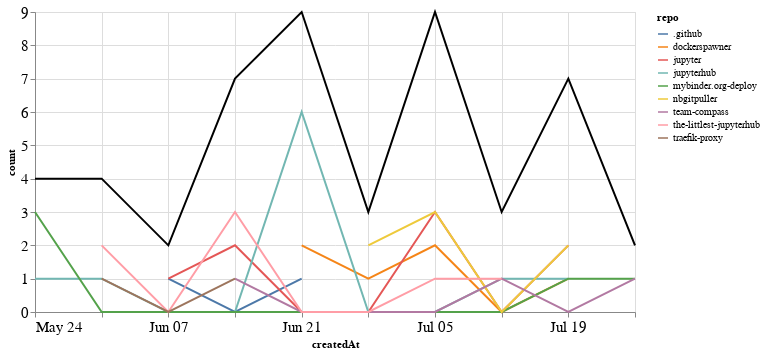

The notebook cell this image was saved under:
### Markdown cell above
## Comments

### Code cell
comments_time = comments.groupby('repo').resample('W', on='createdAt').count()['author'].reset_index()
comments_time = comments_time.rename(columns={'author': 'count'})
comments_time_total = comments_time.groupby('createdAt').agg({"count": "sum"}).reset_index()
ch1 = alt.Chart(comments_time, width=600).mark_line().encode(
    x='createdAt',
    y='count',
    color='repo',
    tooltip="repo"
)

ch2 = alt.Chart(comments_time_total, width=600).mark_line(color="black").encode(
    x='createdAt',
    y='count',
)

ch1 + ch2

### Figure 1 — Vega-Lite specification as saved in the notebook (floating-point values rounded to 4 significant figures)
{"config": {"axisLeft": {"labelFontSize": 15}, "axisBottom": {"labelFontSize": 15}}, "layer": [{"data": {"name": "data-5feea2df58abadfd1c76ed4f03a0226e"}, "mark": "line", "encoding": {"color": {"type": "nominal", "field": "repo"}, "tooltip": {"type": "nominal", "field": "repo"}, "x": {"type": "temporal", "field": "createdAt"}, "y": {"type": "quantitative", "field": "count"}}, "width": 600}, {"data": {"name": "data-45b49dbd5b2e5acc28b958da20496d12"}, "mark": {"type": "line", "color": "black"}, "encoding": {"x": {"type": "temporal", "field": "createdAt"}, "y": {"type": "quantitative", "field": "count"}}, "width": 600}], "$schema": "https://vega.github.io/schema/vega-lite/v4.8.1.json", "datasets": {"data-5feea2df58abadfd1c76ed4f03a0226e": [{"repo": ".github", "createdAt": "2020-06-07T00:00:00", "count": 1}, {"repo": ".github", "createdAt": "2020-06-14T00:00:00", "count": 0}, {"repo": ".github", "createdAt": "2020-06-21T00:00:00", "count": 1}, {"repo": "dockerspawner", "createdAt": "2020-06-21T00:00:00", "count": 2}, {"repo": "dockerspawner", "createdAt": "2020-06-28T00:00:00", "count": 1}, {"repo": "dockerspawner", "createdAt": "2020-07-05T00:00:00", "count": 2}, {"repo": "dockerspawner", "createdAt": "2020-07-12T00:00:00", "count": 0}, {"repo": "dockerspawner", "createdAt": "2020-07-19T00:00:00", "count": 1}, {"repo": "jupyter", "createdAt": "2020-06-07T00:00:00", "count": 1}, {"repo": "jupyter", "createdAt": "2020-06-14T00:00:00", "count": 2}, {"repo": "jupyter", "createdAt": "2020-06-21T00:00:00", "count": 0}, {"repo": "jupyter", "createdAt": "2020-06-28T00:00:00", "count": 0}, {"repo": "jupyter", "createdAt": "2020-07-05T00:00:00", "count": 3}, {"repo": "jupyter", "createdAt": "2020-07-12T00:00:00", "count": 0}, {"repo": "jupyter", "createdAt": "2020-07-19T00:00:00", "count": 2}, {"repo": "jupyterhub", "createdAt": "2020-05-24T00:00:00", "count": 1}, {"repo": "jupyterhub", "createdAt": "2020-05-31T00:00:00", "count": 1}, {"repo": "jupyterhub", "createdAt": "2020-06-07T00:00:00", "count": 0}, {"repo": "jupyterhub", "createdAt": "2020-06-14T00:00:00", "count": 0}, {"repo": "jupyterhub", "createdAt": "2020-06-21T00:00:00", "count": 6}, {"repo": "jupyterhub", "createdAt": "2020-06-28T00:00:00", "count": 0}, {"repo": "jupyterhub", "createdAt": "2020-07-05T00:00:00", "count": 0}, {"repo": "jupyterhub", "createdAt": "2020-07-12T00:00:00", "count": 1}, {"repo": "jupyterhub", "createdAt": "2020-07-19T00:00:00", "count": 1}, {"repo": "mybinder.org-deploy", "createdAt": "2020-05-24T00:00:00", "count": 3}, {"repo": "mybinder.org-deploy", "createdAt": "2020-05-31T00:00:00", "count": 0}, {"repo": "mybinder.org-deploy", "createdAt": "2020-06-07T00:00:00", "count": 0}, {"repo": "mybinder.org-deploy", "createdAt": "2020-06-14T00:00:00", "count": 0}, {"repo": "mybinder.org-deploy", "createdAt": "2020-06-21T00:00:00", "count": 0}, {"repo": "mybinder.org-deploy", "createdAt": "2020-06-28T00:00:00", "count": 0}, {"repo": "mybinder.org-deploy", "createdAt": "2020-07-05T00:00:00", "count": 0}, {"repo": "mybinder.org-deploy", "createdAt": "2020-07-12T00:00:00", "count": 0}, {"repo": "mybinder.org-deploy", "createdAt": "2020-07-19T00:00:00", "count": 1}, {"repo": "mybinder.org-deploy", "createdAt": "2020-07-26T00:00:00", "count": 1}, {"repo": "nbgitpuller", "createdAt": "2020-06-28T00:00:00", "count": 2}, {"repo": "nbgitpuller", "createdAt": "2020-07-05T00:00:00", "count": 3}, {"repo": "nbgitpuller", "createdAt": "2020-07-12T00:00:00", "count": 0}, {"repo": "nbgitpuller", "createdAt": "2020-07-19T00:00:00", "count": 2}, {"repo": "team-compass", "createdAt": "2020-06-14T00:00:00", "count": 1}, {"repo": "team-compass", "createdAt": "2020-06-21T00:00:00", "count": 0}, {"repo": "team-compass", "createdAt": "2020-06-28T00:00:00", "count": 0}, {"repo": "team-compass", "createdAt": "2020-07-05T00:00:00", "count": 0}, {"repo": "team-compass", "createdAt": "2020-07-12T00:00:00", "count": 1}, {"repo": "team-compass", "createdAt": "2020-07-19T00:00:00", "count": 0}, {"repo": "team-compass", "createdAt": "2020-07-26T00:00:00", "count": 1}, {"repo": "the-littlest-jupyterhub", "createdAt": "2020-05-31T00:00:00", "count": 2}, {"repo": "the-littlest-jupyterhub", "createdAt": "2020-06-07T00:00:00", "count": 0}, {"repo": "the-littlest-jupyterhub", "createdAt": "2020-06-14T00:00:00", "count": 3}, {"repo": "the-littlest-jupyterhub", "createdAt": "2020-06-21T00:00:00", "count": 0}, {"repo": "the-littlest-jupyterhub", "createdAt": "2020-06-28T00:00:00", "count": 0}, {"repo": "the-littlest-jupyterhub", "createdAt": "2020-07-05T00:00:00", "count": 1}, {"repo": "the-littlest-jupyterhub", "createdAt": "2020-07-12T00:00:00", "count": 1}, {"repo": "traefik-proxy", "createdAt": "2020-05-31T00:00:00", "count": 1}, {"repo": "traefik-proxy", "createdAt": "2020-06-07T00:00:00", "count": 0}, {"repo": "traefik-proxy", "createdAt": "2020-06-14T00:00:00", "count": 1}], "data-45b49dbd5b2e5acc28b958da20496d12": [{"createdAt": "2020-05-24T00:00:00", "count": 4}, {"createdAt": "2020-05-31T00:00:00", "count": 4}, {"createdAt": "2020-06-07T00:00:00", "count": 2}, {"createdAt": "2020-06-14T00:00:00", "count": 7}, {"createdAt": "2020-06-21T00:00:00", "count": 9}, {"createdAt": "2020-06-28T00:00:00", "count": 3}, {"createdAt": "2020-07-05T00:00:00", "count": 9}, {"createdAt": "2020-07-12T00:00:00", "count": 3}, {"createdAt": "2020-07-19T00:00:00", "count": 7}, {"createdAt": "2020-07-26T00:00:00", "count": 2}]}}
